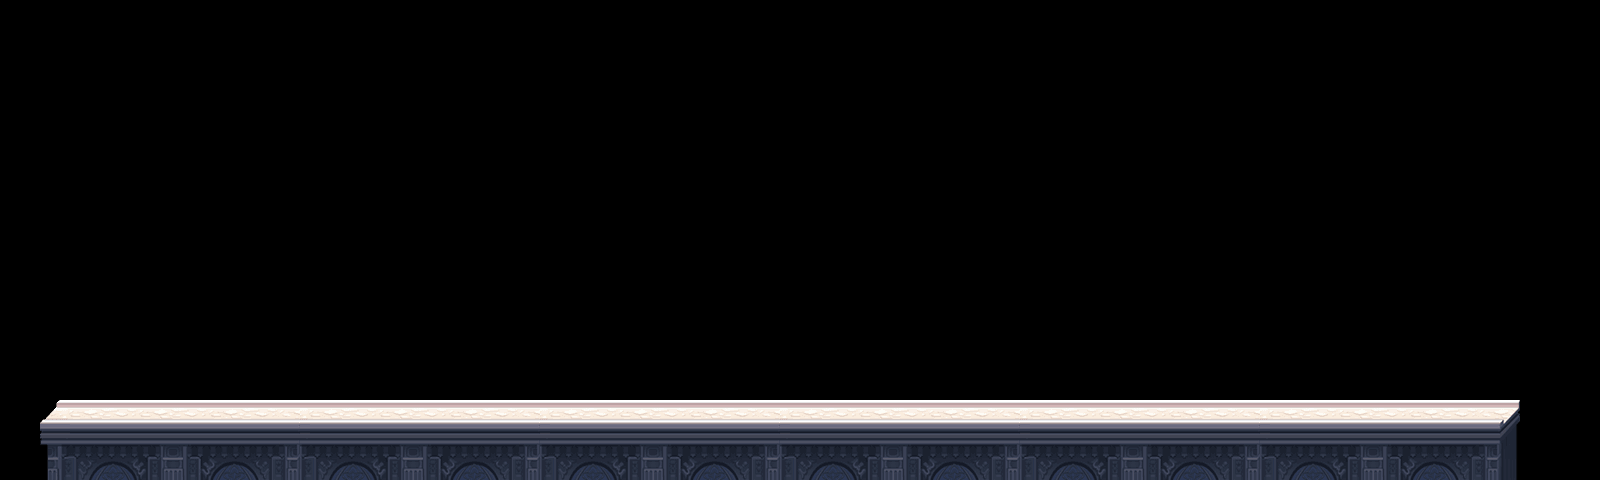

Rendered tile map (Tiled .tmx) drawn with the repository's tilesets; below, a short description and the map source with its tile grids summarised:
An orthogonal 80x12 tile map with 20x40 px tiles, 1 tile layer (块层 1) and 34 objects (17x 4, 15x 5, 10).

<map version="1.0" orientation="orthogonal" width="80" height="12" tilewidth="20" tileheight="40">
 <tileset firstgid="1" name="road" tilewidth="20" tileheight="40">
  <image source="road.png" width="280" height="188" />
 </tileset>
 <layer name="块层 1" width="80" height="12">
  <data>[960 cells, 148 non-empty, 28 distinct tile ids]</data>
 </layer>
 <objectgroup name="collision" width="80" height="12">
  <object x="49" y="412" width="1463" height="68" />
 </objectgroup>
 <objectgroup name="items" width="80" height="12">
  <object type="4" x="200" y="280" />
  <object type="4" x="320" y="280" />
  <object type="4" x="260" y="280" />
  <object type="10" x="760" y="280" />
  <object type="4" x="960" y="280" />
  <object type="4" x="1020" y="280" />
  <object type="4" x="900" y="280" />
  <object type="4" x="1080" y="280" />
  <object type="4" x="1140" y="280" />
  <object type="4" x="840" y="280" />
  <object type="4" x="560" y="280" />
  <object type="4" x="620" y="280" />
  <object type="4" x="680" y="280" />
  <object type="4" x="1080" y="280" />
  <object type="4" x="1140" y="280" />
  <object type="4" x="380" y="280" />
  <object type="4" x="500" y="280" />
  <object type="4" x="440" y="280" />
 </objectgroup>
 <objectgroup name="enemy" width="80" height="12">
  <object type="5" x="190" y="401" />
  <object type="5" x="509" y="402" />
  <object type="5" x="829" y="401" />
  <object type="5" x="1149" y="401" />
  <object type="5" x="272" y="398" />
  <object type="5" x="357" y="400" />
  <object type="5" x="434" y="400" />
  <object type="5" x="586" y="403" />
  <object type="5" x="670" y="402" />
  <object type="5" x="750" y="400" />
  <object type="5" x="911" y="401" />
  <object type="5" x="991" y="400" />
  <object type="5" x="1070" y="401" />
  <object type="5" x="1231" y="400" />
  <object type="5" x="1311" y="399" />
 </objectgroup>
 <objectgroup name="up" width="80" height="12" />
</map>
